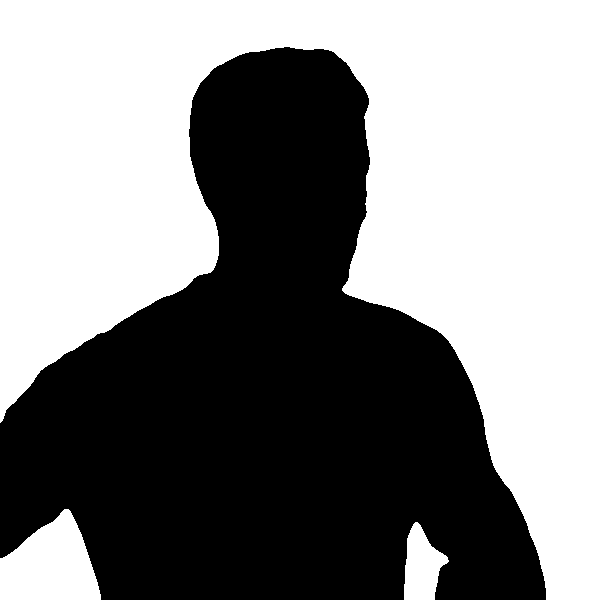
#> input picture scripts/photos/silhouette.png, 600 x 600 px
$ python -i process.py   (imports and definitions only)
#> lines starting #> are read from the running program, lines starting #| are printed output that depends on the picture; after the words box and inside, x2 and y2 are one past the last pixel; in counts of white or black regions, pixels touching at a corner belong together
#> further down, picture is the input picture: PIL image 600x600 RGBA; mean R, G, B, A 0, 0, 0, 120.4
"""Photo test: Commons photo -> cutout -> one head-and-shoulders box -> two treatments.

Usage: python -I process.py <dir>   (reads <dir>/players.json and <dir>/raw/<id>.jpg)
Writes <dir>/out/<id>.natural.png, <id>.print.png and a report line per player.
"""
import json, sys
from pathlib import Path
import cv2
import numpy as np
from PIL import Image, ImageOps
from rembg import new_session, remove

D = Path(sys.argv[1])
OUT = D / 'out'
# [1 line not run here, left out]
SIDE = 600
# The gate: a face smaller than this is a crowd or stadium shot, not a portrait. Kit card instead.
MIN_FACE = 50
INK, PAPER = (20, 18, 16), (244, 239, 230)

# [1 line that did not run here, left out]
YUNET = str(D.parent / 'models' / 'yunet.onnx')

def face_box(rgb: np.ndarray):
    """The largest face YuNet finds, as (x, y, w, h); None if none."""
    bgr = cv2.cvtColor(rgb, cv2.COLOR_RGB2BGR)
    det = cv2.FaceDetectorYN.create(YUNET, '', (bgr.shape[1], bgr.shape[0]), 0.7)
    _, faces = det.detect(bgr)
    if faces is None or len(faces) == 0:
        return None
    x, y, w, h = max(faces, key=lambda f: f[2] * f[3])[:4]
    return int(x), int(y), int(w), int(h)

def crop(cut: Image.Image, box):
    """Head and shoulders, square, with the body running off the bottom edge.

    A cutout that ends inside the frame floats; so the frame's bottom is pulled
    up to where the body still fills a quarter of its width, and the frame is
    kept inside the photo's sides. None if that leaves less than 2.3 face heights.
    """
    x, y, w, h = box
    alpha = np.array(cut.getchannel('A'))
    H, W = alpha.shape
    cx, top = x + w / 2, max(int(y - 0.55 * h), 0)
    side = min(int(3.2 * h), W)
    left = int(min(max(cx - side / 2, 0), W - side))
    cols = alpha[:, left:left + side] > 128
    rows = np.where(cols.sum(1) > 0.25 * side)[0]
    body_end = int(rows.max()) + 1 if len(rows) else H
    side = min(side, body_end - top)
    if side < 2.3 * h:
        return None
    left = int(min(max(cx - side / 2, 0), W - side))
    return cut.crop((left, top, left + side, top + side)).resize((SIDE, SIDE), Image.LANCZOS)

def printed(img: Image.Image) -> Image.Image:
    alpha = img.getchannel('A')
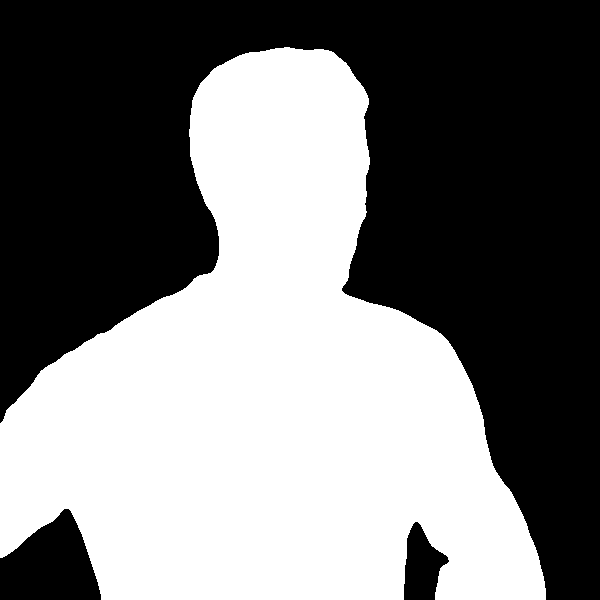
#> alpha: PIL image 600x600 L; 47.2% white; 1 white region, box (x1, y1, x2, y2) and area: (0, 47, 546, 600) 169944
    grey = ImageOps.autocontrast(img.convert('L'), cutoff=2)
#> grey: PIL image 600x600 L; every value is 0
    toned = ImageOps.colorize(grey, black=INK, white=PAPER, mid=(128, 120, 110)).convert('RGBA')
    toned.putalpha(alpha)
    return toned

# [27 lines not run here, left out]

>>> from PIL import Image
>>> picture = Image.open('../silhouette.png')
>>> result = printed(picture)
